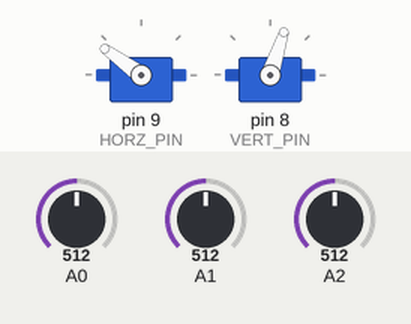
A sketch run on a simulated Arduino Uno, built with avr-gcc and run on an emulated ATmega328P. Parts: 2 × servo. Inputs (shaded band) come from the test bench; at power-on: A2 = 512, A0 = 512, A1 = 512. What the sketch prints to the serial monitor is not drawn.

Above: at 1.7 s.
1.8 s: A2 set to 306
At 3.6 s:
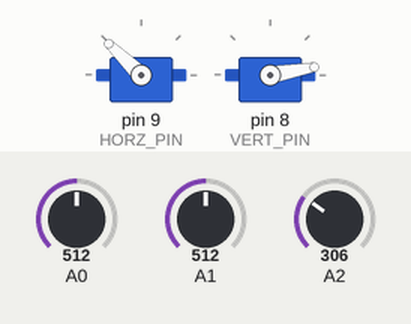
3.9 s: A0 set to 530
At 4.42 s:
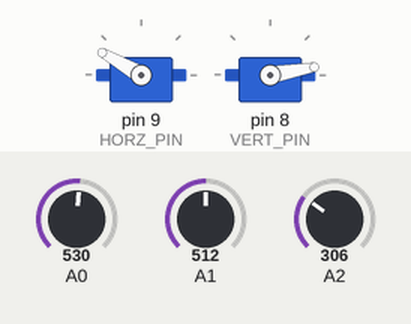
At 6.0 s:
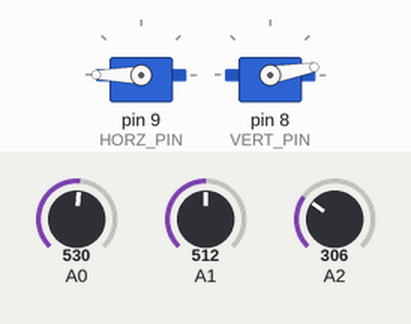
6.9 s: A1 set to 533
8.4 s: A1 set to 560
At 8.87 s:
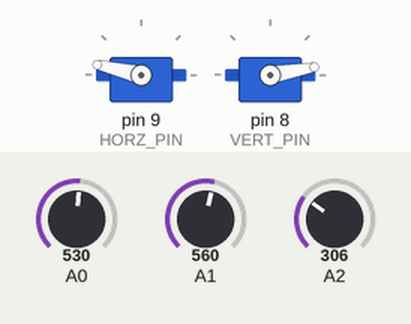
11.4 s: A0 set to 716
14.4 s: A2 set to 716
Timing chart, 0 to 21.4 s (numbered marks = the images above; inputs shaded):
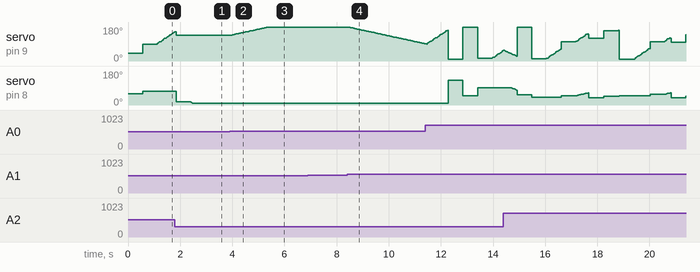

The sketch:

LightTracker.ino
```cpp
#define BAUD_RATE         (250000)
#define FLIP_DELAY_MS     (550)
#define LOG_BASE          (1.03f)
#define LOOP_DELAY_MS     (14)
#define MAX_TRAV          (3.0f)    // degrees
#define NUM_READS         (2)       // how many times to sample light sensors
#define NUM_SENSORS       (3)
#define OCCL_THRESH_ABS   (200.0f)
#define OCCL_THRESH_REL   (0.02f)
#define PRINT_FREQ        (6)
#define READ_DELAY_MS     (3)

#define HORZ_INITIAL      (40)
#define VERT_INITIAL      (60)

// degree values by which servos are offset from
// the world frame
// i.e. the horz servo, at a commanded 0 degrees,
// is actually HORZ_OFFSET degrees off its world axis
#define HORZ_OFFSET       (-40.0f)
#define VERT_OFFSET       (-18.0f)

// pins of servo control lines
#define HORZ_PIN          (9)
#define VERT_PIN          (8)

#define SERVO_MIN         (10)
#define SERVO_MAX         (180)

// see computeFlipAndMagicGimbalSolution() function
#define MAGIC_ANGLE_2D    (45)
#define MAGIC_ANGLE_3D    (54.7356103172f)

// move gimbals?
#define MOVE

// travel directly to target instead of interpolating?
//#define ALWAYS_DIRECT

#define rad2deg(x)        57.295779513082f*(x)
#define deg2rad(x)        0.0174532925199f*(x)

#include <Servo.h>

Servo horz_servo, vert_servo;

const int sensor_pins[NUM_SENSORS] = {0, 2, 1};
const char deg      = static_cast<char>(176);      // degree symbol
const char percent  = static_cast<char>(37);       // percent symbol

bool flipped, go_direct, is_occl[NUM_SENSORS];

float norm, d_horz, d_vert, factor;
float angle[NUM_SENSORS], l_lum[NUM_SENSORS], p_vec[NUM_SENSORS], w_vec[NUM_SENSORS];

int steps, i, j, num_occl, r_lum[NUM_SENSORS];

int horz,             vert;
int req_horz,         req_vert;
int decided_horz,     decided_vert;
int corrected_horz,   corrected_vert;
int travel_horz,      travel_vert;

String out;

void setup() {
  Serial.begin(BAUD_RATE);

  horz_servo.attach(HORZ_PIN);
  vert_servo.attach(VERT_PIN);

  horz_servo.write(horz = HORZ_INITIAL);
  vert_servo.write(vert = VERT_INITIAL);

  steps = 0;
  flipped = false;

  // give the gimbals time to reach their default positions
  delay(FLIP_DELAY_MS);
}

// Read luminosity values from all sensors
// multiple times, waiting in between
// and averaging the result.
// Also compute magnitude for normalization.
void readLuminosities() {
  norm = 0.0f;
  for (i = 0; i < NUM_SENSORS; ++i) {
    // read immediately so no unnecessary delay call
    r_lum[i] = analogRead(sensor_pins[i]);
    for (j = 1; j < NUM_READS; ++j) {
      delay(READ_DELAY_MS);
      r_lum[i] += analogRead(sensor_pins[i]);
    }

    // average and linearize incoming raw lums, which are log scale
    l_lum[i] = pow(LOG_BASE, static_cast<float>(r_lum[i]) / NUM_READS);
    r_lum[i] /= NUM_READS;

    // keep track of sum of squares for normalization
    norm += l_lum[i] * l_lum[i];
  }

  // inverse sqrt for normalization
  norm = norm ? pow(norm, -0.5f) : 0.0f;
}

// Normalize the linearlized lums,
// compute Euler angles,
// and examine the light for possible
// signs of occluded sensors.
// Two criteria are used for occlusion
// analysis: an absolute threshold below
// which occlusion is probable, and
// a relative threshold - if a sensor
// represents a very small fraction of
// total light intensity, it is likely
// occluded.
void normalizeAndAnalyzeOcclusion() {
  num_occl = 0;
  for (i = 0; i < NUM_SENSORS; ++i) {
    angle[i] = rad2deg(acos(p_vec[i] = l_lum[i] * norm));
    num_occl += (is_occl[i] = l_lum[i] < OCCL_THRESH_ABS || p_vec[i] < OCCL_THRESH_REL);
  }
}

// Perform coordinate frame transformation
// on luminosity vector from Platform frame
// to World frame. The gimbals have offsets,
// so correct for those; then the conversion
// is simply   a rotation of 'v' about -z,
// followed by a rotation of 'h' about the *new* -y.
// The sequential nature suggests two chained
// rotation matrices, which is the method used here.
// The result was evaluated symbolically and simplified
// to produce an output vector directly, for speed.
void transformPlatformFrameToWorldFrame() {
  float h = deg2rad(horz + HORZ_OFFSET);
  float v = deg2rad(vert + VERT_OFFSET);
  w_vec[0] =  cos(h) * cos(v) * p_vec[0] - cos(h) * sin(v) * p_vec[1] + sin(h) * p_vec[2];
  w_vec[1] =           sin(v) * p_vec[0] +          cos(v) * p_vec[1]                    ;
  w_vec[2] = -cos(v) * sin(h) * p_vec[0] + sin(h) * sin(v) * p_vec[1] + cos(h) * p_vec[2];
}

// The naive solution cannot account for flips.
// It simply determines the horz and vert
// pointing that would point at the lum vector
// with the +x axis of the platform IF horz
// had full range. Both of these assumptions
// are wrong; we do not want the +x axis to be
// the pointing solution, as then it would be
// too easy to occlude the light and lose it.
// We want the magic angle (opposite corners of cube)
// pointing vector so changes in light position are
// most likely to be tracked successfully. Furthermore,
// horz only has range SERVO_MIN to SERVO_MAX.
// These are both addressed in the next stage of
// processing.
void computeNaiveGimbalSolution() {
  req_horz = static_cast<int>(-rad2deg(atan2(w_vec[2], w_vec[0])) - HORZ_OFFSET + 0.5f);
  req_vert = static_cast<int>(rad2deg(asin(w_vec[1])) - VERT_OFFSET + 0.5f);
}

// Flipping allows the system to recognize
// when a requested horz is unattainable
// and compensate by pointing in the
// opposite direction, but flipping the
// vert gimbal over on its back so it's
// upside-down and pointing across the
// platform at the target.
// If a transition occurs between normal
// and flipped modes or vice versa,
// the go_direct flag is set, prompting
// the system to travel directly to the target
// instead of the usual interpolation,
// because the flip action cannot
// propagate through interpolated steps.
// During this analysis, offsets for
// magic angle are also applied automatically.
// See https://en.wikipedia.org/wiki/Magic_angle
void computeFlipAndMagicGimbalSolution() {
  go_direct = false;
  // don't try to change flip modes if
  // everything is occluded
  if (num_occl != NUM_SENSORS) {
    // if we're in flip mode...
    if (flipped) {
      // ...and we are currently still flipped...
      if (req_horz < 60) {
        // ...apply the flip to the req values
        // by pointing the opposite way...
        req_horz += 165 - MAGIC_ANGLE_2D;
        // ...and flipping vert on its back.
        req_vert = 180 - req_vert;
      }
      else if (req_horz > 208) {
        // ...apply the flip to the req values
        // by pointing the opposite way...
        req_horz -= 205;
        // ...and flipping vert on its back.
        req_vert = 180 - req_vert;
      }
      // if we are no longer flipped...
      else {
        // ...clear the flip flag...
        flipped = false;
        // ...force a direct travel...
        go_direct = true;
        // ...and still apply the magic angle correction.
        // Note the small empirical correction factor
        // on both horz and vert which arises from
        // nonlinearity in the sensors' target estimation
        // when far off-axis, like when flipping.
        req_horz += MAGIC_ANGLE_2D - 5;
        req_vert -= 2;
      }
    }
    else {
      // if we aren't in flip mode...
      // ...but we should be...
      // (this would be req_horz < 0
      // ideally but some hysteresis
      // guarding helps prevent constant
      // flipping back and forth when at
      // a flip boundary)
      if (req_horz < 7) {
        // ...set the flip flag...
        flipped = true;
        // ...force a direct travel...
        go_direct = true;
        // ...and flip the gimbals as before.
        req_horz += 180 - 2 * MAGIC_ANGLE_2D;
        req_vert = 180 - req_vert;
      }
      // if we should be in flip mode
      // off the other direction (also
      // with hysteresis guarding, instead
      // of req_horz > 180)...
      if (req_horz > 160) {
        // ...set the flip flag...
        flipped = true;
        // ...force a direct travel...
        go_direct = true;
        // ... and flip the gimbals.
        // Empirical correction terms.
        req_horz -= (180 + MAGIC_ANGLE_2D - 15);
        req_vert = 180 - req_vert - 5;
      }
      // if we aren't in flip mode
      // and aren't entering it,
      // just do magic angle correction.
      req_horz += MAGIC_ANGLE_2D;
    }
  }
  // We don't really want vert in danger of occlusion from the wiring
  // on the back of the sensors perpendicular to the platform,
  // so only do 35, not 45, magic angle
  // correction on vert.
  req_vert -= 35;
}

// Now we have a good gimbal solution,
// but we may not want to go directly there
// (unless we're flipping). Instead,
// we interpolate, going a few degrees,
// then recomputing so changes in light can
// be more easily tracked. Nicer on the gimbals
// as well.
void computeGimbalTargets() {
#ifdef ALWAYS_DIRECT
  go_direct = true;
#endif

  // Travel deltas all the way to the solution
  d_horz = static_cast<float>(req_horz - horz);
  d_vert = static_cast<float>(req_vert - vert);

  // if we ARE going direct, or the requested travel is small...
  if (go_direct || (abs(d_horz) <= MAX_TRAV && abs(d_vert) <= MAX_TRAV)) {
    // ...easy, just send the gimbals there.
    decided_horz = req_horz;
    decided_vert = req_vert;
    travel_horz = req_horz - horz;
    travel_vert = req_vert - vert;
  }
  // if not...
  else {
    // ...scale the deltas proportionally so the larger one is exactly the max travel.
    factor = abs(d_horz) > abs(d_vert) ? MAX_TRAV / abs(d_horz) : MAX_TRAV / abs(d_vert);

    decided_horz = horz + (travel_horz = static_cast<int>(d_horz * factor + 0.5f));
    decided_vert = vert + (travel_vert = static_cast<int>(d_vert * factor + 0.5f));
  }
}

// Constrain the decided-on gimbal travel targets
// to SERVO_MIN and SERVO_MAX, the physical limitations
// of the servo motors
void constrainGimbalTargets() {
  corrected_horz = decided_horz > SERVO_MAX ? SERVO_MAX : (decided_horz < SERVO_MIN ? SERVO_MIN : decided_horz);
  corrected_vert = decided_vert > SERVO_MAX ? SERVO_MAX : (decided_vert < SERVO_MIN ? SERVO_MIN : decided_vert);
}

// Move the gimbals and update
// the current position
void moveToTargets() {
  horz_servo.write(horz = corrected_horz);
  vert_servo.write(vert = corrected_vert);
}

void printDebugInfo() {
  // only print every PRINT_FREQ
  if (++steps >= PRINT_FREQ) {
    steps = 0;
    out =  String("Luminosity Vector - RAW             (") + r_lum[0] + String(", ") + r_lum[1] + String(", ") + r_lum[2] + String(")\r\n");
    out += String("Luminosity Vector - LINEARIZED      (") + l_lum[0] + String(", ") + l_lum[1] + String(", ") + l_lum[2] + String(")\r\n");
    out += String("Luminosity Vector - MAGNITUDE        ") + 1.0f / norm + String("\r\n");
    out += String("Luminosity Vector - NORMALIZED      (") + p_vec[0] + String(", ") + p_vec[1] + String(", ") + p_vec[2] + String(")\r\n");
    out += String("Computed Euler Angles               (") + angle[0] + deg + String(", ") + angle[1] + deg + String(", ") + angle[2] + deg + String(")\r\n");
    out += String("Predictive Occlusion Analysis       (") + (is_occl[0] ? "OCCLUDED!" : "OK") + String(", ") + (is_occl[1] ? "OCCLUDED!" : "OK") + String(", ") + (is_occl[2] ? "OCCLUDED!" : "OK") + String(")\r\n");
    if (num_occl) out += String(">>> WARN: at least one sensor occluded. Will attempt to recover.\r\n");
    if (num_occl == NUM_SENSORS) out += ">>> WARN: all sensors occluded! Not moving.\r\n";
    out += String("Occlusion-Corrected Euler Angles    (") + (is_occl[0] ? String(">90") : String(angle[0])) + deg + String(", ") + (is_occl[1] ? String(">90") : String(angle[1])) + deg + String(", ") + (is_occl[2] ? String(">90") : String(angle[2])) + deg + String(")\r\n");
    out += String("Current Platform Attitude           (") + horz + deg + String(", ") + vert + deg + String(")\r\n");
    out += String("Luminosity Vector - WORLD FRAME     (") + w_vec[0] + String(", ") + w_vec[1] + String(", ") + w_vec[2] + String(")\r\n");
    out += String("Computed Gimbal Solution            (") + req_horz + deg + String(", ") + req_vert + deg + String(")\r\n");
    out += String("Computed Gimbal Travel Deltas       (") + (travel_horz < 0 ? String(travel_horz) : String('+') + String(travel_horz)) + deg + String(", ") + (travel_vert < 0 ? String(travel_vert) : String('+') + String(travel_vert)) + deg + String(")\r\n");
    out += String("Computed Gimbal Travel Targets      (") + decided_horz + deg + String(", ") + decided_vert + deg + String(")\r\n");
    if (decided_horz != corrected_horz) out += ">>> WARN: computed HORZ gimbal travel target out of range. Constraining.\r\n";
    if (decided_vert != corrected_vert) out += ">>> WARN: computed VERT gimbal travel target out of range. Constraining.\r\n";
    if (decided_horz != corrected_horz || decided_vert != corrected_vert) {
      out += String("Constrained Gimbal Travel Targets   (") + corrected_horz + deg + String(", ") + corrected_vert + deg + String(")\r\n");
    }
    if (go_direct) out += "FLIP DETECTED: traveling directly to gimbal solution NOW.\r\n";
    out += flipped ? "Gimbal Mode: FLIPPED\r\n" : "Gimbal Mode: Normal\r\n";

    Serial.println(out);
  }
}

void loop() {
  readLuminosities();
  normalizeAndAnalyzeOcclusion();
  transformPlatformFrameToWorldFrame();
  computeNaiveGimbalSolution();
  computeFlipAndMagicGimbalSolution();
  computeGimbalTargets();
  constrainGimbalTargets();

#ifdef PRINT_FREQ
  printDebugInfo();
#endif

#ifdef MOVE
  if (num_occl != NUM_SENSORS) moveToTargets();
#endif

  delay(go_direct ? FLIP_DELAY_MS : LOOP_DELAY_MS);
}
```

Measured:
- the behaviour switches between 518 and 519 on A0 (found by bisection; images 1 and 2)
- the behaviour switches between 548 and 549 on A1 (found by bisection; images 3 and 4)
- after the input at 3.9 s, servo on pin 9 (HORZ_PIN): moves from 136° to 180° over 1.5 s, starting at once
- after the input at 6.9 s, every drawn part: stays the same
- after the input at 8.4 s, servo on pin 9 (HORZ_PIN): moves from 180° to 91° over 2.9 s, starting after 0.06 s
